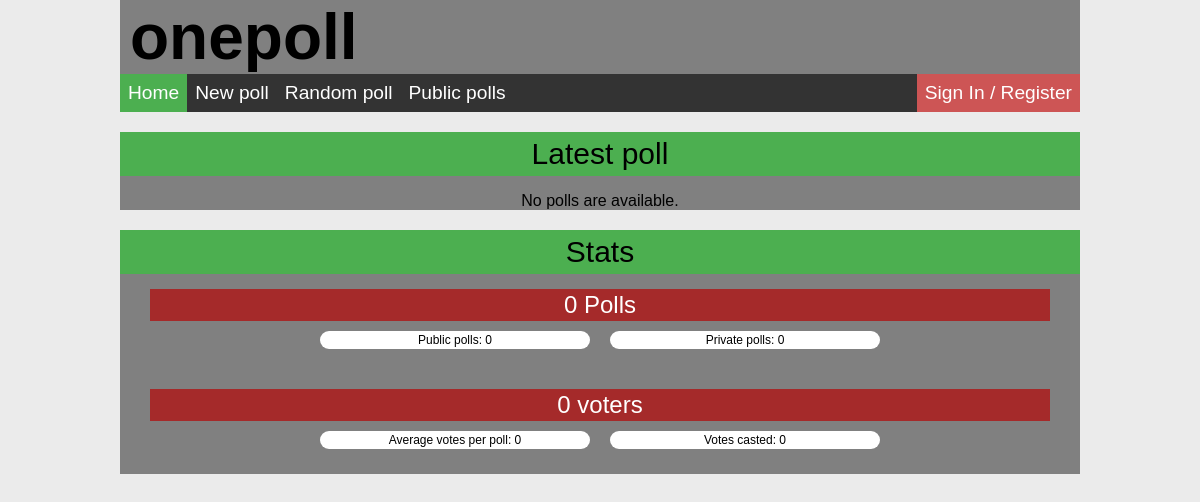
Before: / with the older database file.
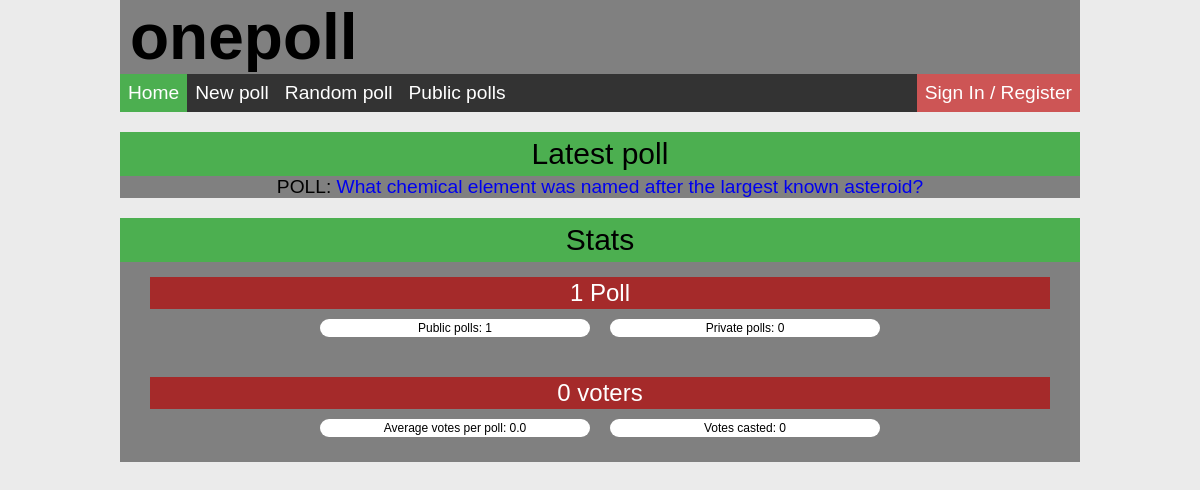
After: the same page with the newer database file.
### polls/models.py (models this page shows, shortened)
class Question(models.Model):
    question_text = models.CharField(max_length=200)
    pub_date = models.DateTimeField('date published')
    public_poll = models.IntegerField(default=1)
    def get_total_votes(self):
        votes = 0
        for choice in self.choice_set.all():
            votes += choice.votes
        return votes

### polls/views.py (the view)
# urls.py: url(r'^$', views.index, name='index'),
def index(request):
    template_name = 'polls/index.html'
    if len(Question.objects.all()) == 0:
        return render(request, template_name)
    question = Question.objects.all().filter(public_poll=1)
    question = list(question.order_by('-pub_date'))[0]
    return render(request, template_name, {
        'question': question,
        'total_polls': Question.objects.count(),
        'public_polls': Question.objects.all().filter(public_poll=1).count(),
        'votes_casted': polls.utils.get_total_votes(),
        'unique_voters': polls.utils.get_unique_voters(),
    })

### polls/templatetags/custom_filters.py (called while the page is built)
@register.filter
def divide(value, arg):
    return round(float(value) / arg, 1)

@register.filter
def subtract(value, arg):
    return value - arg

### polls/utils.py (called while the page is built)
def get_total_votes():
    total_votes = 0
    for question in Question.objects.all():
        total_votes += question.get_total_votes()
    return total_votes

def get_unique_voters():
    return len(set(Participant.objects.all()))

### polls/templates/polls/index.html (shortened to what this page needs)
{% load staticfiles %}
{% load custom_filters %}
<!DOCTYPE html>
<html>
<head>
    <link rel="stylesheet" type="text/css" href="{% static 'polls/css/index.css' %}"/>
    <link rel="stylesheet" type="text/css" href="{% static 'polls/css/navigation.css' %}"/>
</head>
<body>
    <div id="navigation">
        <h1>onepoll</h1>
        <ul>
            <li><a href="{% url 'index' %}" class='active'>Home</a></li>
            <li><a href="{% url 'new' %}">New poll</a></li>
            <li><a href="{% url 'random' %}">Random poll</a></li>
            <li><a href="{% url 'public' %}">Public polls</a></li>
            <li style="float: right; background-color: #CD5555">
                <a onclick="accountSlide()" href="javascript:void(0);">Sign In / Register</a>
            </li>
        </ul>
    </div>
    <div class='centre-block' id="latest-poll">
        <div class='centre-block-title'>
            Latest poll
        </div>
        {% if question %}
        <a href="{% url 'detail' question.id %}">{{ question.question_text }}</a>
        {% else %}
        <p>No polls are available.</p>
        {% endif %}
    </div>
    <div class='centre-block'>
        <div class='centre-block-title'>
            Stats
        </div>
        <div id="statistics">
            <div class='statistic'>
                <div class='statistic-title'>
                    {% if total_polls %}
                    {{ total_polls }} Poll{{ total_polls|pluralize }}
                    {% else %}
                    0 Polls
                    {% endif %}
                </div>
                <div class='statistic-detail'>
                    {% if public_polls %}
                    Public polls: {{ public_polls }}
                    {% else %}
                    Public polls: 0
                    {% endif %}
                </div>
                <div class='statistic-detail'>
                    {% if total_polls %}
                    Private polls: {{ total_polls|subtract:public_polls }}
                    {% else %}
                    Private polls: 0
                    {% endif %}
                </div>
            </div>
            <div class='statistic'>
                <div class='statistic-title'>
                    {% if unique_voters %}
                    {{ unique_voters}} voter{{ unique_voters|pluralize }}
                    {% else %}
                    0 voters
                    {% endif%}
                </div>
                <div class='statistic-detail'>
                    {% if total_polls %}
                    Average votes per poll: {{ votes_casted|divide:total_polls }}
                    {% else %}
                    Average votes per poll: 0
                    {% endif %}
                </div>
                <div class='statistic-detail'>
                    {% if votes_casted %}
                    Votes casted: {{ votes_casted }}
                    {% else %}
                    Votes casted: 0
                    {% endif %}
                </div>
            </div>
        </div>
    </div>
</body>
</html>

### polls/static/polls/css/index.css (style rules this page uses)
.centre-block { margin-top: 20px; background-color: gray; text-align: center; }
.centre-block-title { padding: 5px; font-size: 30px; text-align: center; background-color: #4CAF50; }
#latest-poll a { font-size: 1.2em; text-decoration: none; width: 100%; }
#latest-poll a:before { content: "POLL: "; color: black; }
#statistics { display: flex; flex-wrap: wrap; }
.statistic { flex: 1 100%; display: flex; flex-wrap: wrap; justify-content: center; padding: 5px 20px 5px 20px; margin: 10px; }
.statistic-title { flex: 1 1 100%; padding: 2px 0px 2px 0px; color: white; font-size: 24px; background-color: #A52A2A; }
.statistic-detail { flex: 1 2 40%; max-width: 30%; background-color: white; padding: 2px 0px 2px 0px; border-radius: 10px; font-size: 12px; margin: 10px; }

### polls/static/polls/css/navigation.css (style rules this page uses)
body, header { background-color: #EBEBEB; font-family: sans-serif; margin: 0 auto; max-width: 80%; }
#navigation { top: 0%; left: 0%; width: 100%; background-color: gray; }
#navigation h1 { text-align: left; color: black; font-weight: bold; font-size: 4em; display: inline; padding: 10px; }
#navigation li { float: left; }
#navigation li a { display: block; color: white; font-size: 1.2em; text-decoration: none; padding: 8px 8px; }
#navigation li a.active { background-color: #4CAF50; }
#navigation ul { list-style-type: none; margin: 0 auto; padding: 0; overflow: hidden; background-color: #333; }

Changed rows visible on the page:
added Question: question_text "What chemical element was named after the largest known asteroid?"
Other visible differences:
{{ total_polls }}: (not shown) → "1"
{{ public_polls }}: (not shown) → "1"
{{ total_polls|subtract:public_polls }}: (not shown) → "0"
{{ votes_casted|divide:total_polls }}: (not shown) → "0.0"
text no longer shown: "No polls are available. 0 Polls Public polls: 0 Private polls: 0 Average votes per poll: 0"
text now shown: "Poll Public polls: Private polls: Average votes per poll:"
